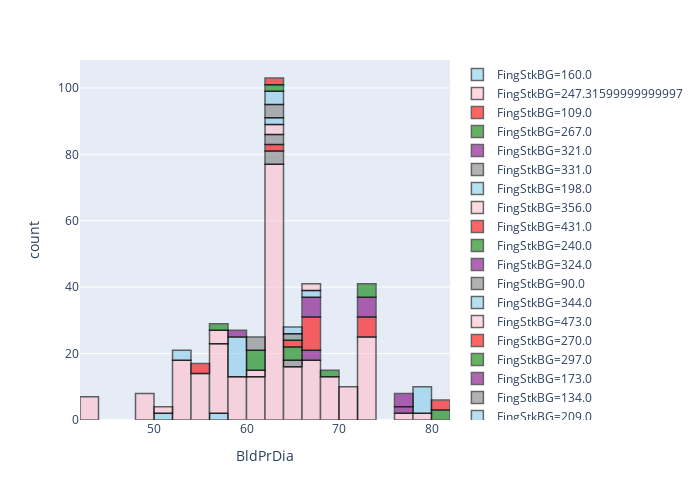

Notebook code for this chart:
### Code cell
import plotly.express as px
fig1 = px.histogram(Diab1, x="BldPrDia", nbins=20,color='FingStkBG', color_discrete_sequence=['skyblue','pink', 'red','green','purple', 'grey']) 
fig1.update_traces(opacity=0.8, selector=dict(type='histogram'))
fig1.update_traces(marker_line_color='rgb(0,0,0)', marker_line_width=1.5, opacity=0.6)
fig1.update_layout(autosize=True, width=700,height=500)
fig1.show()

### Figure 1 — Plotly figure (JSON) as saved in the notebook; plotly's stock layout.template omitted (floating-point values rounded to 4 significant figures; data arrays with more than 128 entries replaced by an {"elided": "..."} marker saying what was removed)
{"data": [{"alignmentgroup": "True", "bingroup": "x", "hoverlabel": {"namelength": 0}, "hovertemplate": "FingStkBG=160.0<br>BldPrDia=%{x}<br>count=%{y}", "legendgroup": "FingStkBG=160.0", "marker": {"color": "skyblue", "line": {"color": "rgb(0,0,0)", "width": 1.5}}, "name": "FingStkBG=160.0", "nbinsx": 20, "offsetgroup": "FingStkBG=160.0", "opacity": 0.6, "orientation": "v", "showlegend": true, "type": "histogram", "x": [51, 56, 56, 51], "xaxis": "x", "yaxis": "y"}, {"alignmentgroup": "True", "bingroup": "x", "hoverlabel": {"namelength": 0}, "hovertemplate": "FingStkBG=247.31599999999997<br>BldPrDia=%{x}<br>count=%{y}", "legendgroup": "FingStkBG=247.31599999999997", "marker": {"color": "pink", "line": {"color": "rgb(0,0,0)", "width": 1.5}}, "name": "FingStkBG=247.31599999999997", "nbinsx": 20, "offsetgroup": "FingStkBG=247.31599999999997", "opacity": 0.6, "orientation": "v", "showlegend": true, "type": "histogram", "x": {"elided": "247 float values"}, "xaxis": "x", "yaxis": "y"}, {"alignmentgroup": "True", "bingroup": "x", "hoverlabel": {"namelength": 0}, "hovertemplate": "FingStkBG=109.0<br>BldPrDia=%{x}<br>count=%{y}", "legendgroup": "FingStkBG=109.0", "marker": {"color": "red", "line": {"color": "rgb(0,0,0)", "width": 1.5}}, "name": "FingStkBG=109.0", "nbinsx": 20, "offsetgroup": "FingStkBG=109.0", "opacity": 0.6, "orientation": "v", "showlegend": true, "type": "histogram", "x": [73, 73, 73, 73, 73, 73], "xaxis": "x", "yaxis": "y"}, {"alignmentgroup": "True", "bingroup": "x", "hoverlabel": {"namelength": 0}, "hovertemplate": "FingStkBG=267.0<br>BldPrDia=%{x}<br>count=%{y}", "legendgroup": "FingStkBG=267.0", "marker": {"color": "green", "line": {"color": "rgb(0,0,0)", "width": 1.5}}, "name": "FingStkBG=267.0", "nbinsx": 20, "offsetgroup": "FingStkBG=267.0", "opacity": 0.6, "orientation": "v", "showlegend": true, "type": "histogram", "x": [69, 69], "xaxis": "x", "yaxis": "y"}, {"alignmentgroup": "True", "bingroup": "x", "hoverlabel": {"namelength": 0}, "hovertemplate": "FingStkBG=321.0<br>BldPrDia=%{x}<br>count=%{y}", "legendgroup": "FingStkBG=321.0", "marker": {"color": "purple", "line": {"color": "rgb(0,0,0)", "width": 1.5}}, "name": "FingStkBG=321.0", "nbinsx": 20, "offsetgroup": "FingStkBG=321.0", "opacity": 0.6, "orientation": "v", "showlegend": true, "type": "histogram", "x": [73, 73, 73, 73, 73, 73], "xaxis": "x", "yaxis": "y"}, {"alignmentgroup": "True", "bingroup": "x", "hoverlabel": {"namelength": 0}, "hovertemplate": "FingStkBG=331.0<br>BldPrDia=%{x}<br>count=%{y}", "legendgroup": "FingStkBG=331.0", "marker": {"color": "grey", "line": {"color": "rgb(0,0,0)", "width": 1.5}}, "name": "FingStkBG=331.0", "nbinsx": 20, "offsetgroup": "FingStkBG=331.0", "opacity": 0.6, "orientation": "v", "showlegend": true, "type": "histogram", "x": [63, 63, 63, 63], "xaxis": "x", "yaxis": "y"}, {"alignmentgroup": "True", "bingroup": "x", "hoverlabel": {"namelength": 0}, "hovertemplate": "FingStkBG=198.0<br>BldPrDia=%{x}<br>count=%{y}", "legendgroup": "FingStkBG=198.0", "marker": {"color": "skyblue", "line": {"color": "rgb(0,0,0)", "width": 1.5}}, "name": "FingStkBG=198.0", "nbinsx": 20, "offsetgroup": "FingStkBG=198.0", "opacity": 0.6, "orientation": "v", "showlegend": true, "type": "histogram", "x": [78, 78, 78, 78, 78, 78, 78, 78], "xaxis": "x", "yaxis": "y"}, {"alignmentgroup": "True", "bingroup": "x", "hoverlabel": {"namelength": 0}, "hovertemplate": "FingStkBG=356.0<br>BldPrDia=%{x}<br>count=%{y}", "legendgroup": "FingStkBG=356.0", "marker": {"color": "pink", "line": {"color": "rgb(0,0,0)", "width": 1.5}}, "name": "FingStkBG=356.0", "nbinsx": 20, "offsetgroup": "FingStkBG=356.0", "opacity": 0.6, "orientation": "v", "showlegend": true, "type": "histogram", "x": [60, 60], "xaxis": "x", "yaxis": "y"}, {"alignmentgroup": "True", "bingroup": "x", "hoverlabel": {"namelength": 0}, "hovertemplate": "FingStkBG=431.0<br>BldPrDia=%{x}<br>count=%{y}", "legendgroup": "FingStkBG=431.0", "marker": {"color": "red", "line": {"color": "rgb(0,0,0)", "width": 1.5}}, "name": "FingStkBG=431.0", "nbinsx": 20, "offsetgroup": "FingStkBG=431.0", "opacity": 0.6, "orientation": "v", "showlegend": true, "type": "histogram", "x": [62.74, 62.74], "xaxis": "x", "yaxis": "y"}, {"alignmentgroup": "True", "bingroup": "x", "hoverlabel": {"namelength": 0}, "hovertemplate": "FingStkBG=240.0<br>BldPrDia=%{x}<br>count=%{y}", "legendgroup": "FingStkBG=240.0", "marker": {"color": "green", "line": {"color": "rgb(0,0,0)", "width": 1.5}}, "name": "FingStkBG=240.0", "nbinsx": 20, "offsetgroup": "FingStkBG=240.0", "opacity": 0.6, "orientation": "v", "showlegend": true, "type": "histogram", "x": [80, 80, 80], "xaxis": "x", "yaxis": "y"}, {"alignmentgroup": "True", "bingroup": "x", "hoverlabel": {"namelength": 0}, "hovertemplate": "FingStkBG=324.0<br>BldPrDia=%{x}<br>count=%{y}", "legendgroup": "FingStkBG=324.0", "marker": {"color": "purple", "line": {"color": "rgb(0,0,0)", "width": 1.5}}, "name": "FingStkBG=324.0", "nbinsx": 20, "offsetgroup": "FingStkBG=324.0", "opacity": 0.6, "orientation": "v", "showlegend": true, "type": "histogram", "x": [67, 67, 67], "xaxis": "x", "yaxis": "y"}, {"alignmentgroup": "True", "bingroup": "x", "hoverlabel": {"namelength": 0}, "hovertemplate": "FingStkBG=90.0<br>BldPrDia=%{x}<br>count=%{y}", "legendgroup": "FingStkBG=90.0", "marker": {"color": "grey", "line": {"color": "rgb(0,0,0)", "width": 1.5}}, "name": "FingStkBG=90.0", "nbinsx": 20, "offsetgroup": "FingStkBG=90.0", "opacity": 0.6, "orientation": "v", "showlegend": true, "type": "histogram", "x": [62, 62, 62], "xaxis": "x", "yaxis": "y"}, {"alignmentgroup": "True", "bingroup": "x", "hoverlabel": {"namelength": 0}, "hovertemplate": "FingStkBG=344.0<br>BldPrDia=%{x}<br>count=%{y}", "legendgroup": "FingStkBG=344.0", "marker": {"color": "skyblue", "line": {"color": "rgb(0,0,0)", "width": 1.5}}, "name": "FingStkBG=344.0", "nbinsx": 20, "offsetgroup": "FingStkBG=344.0", "opacity": 0.6, "orientation": "v", "showlegend": true, "type": "histogram", "x": [52, 52, 52], "xaxis": "x", "yaxis": "y"}, {"alignmentgroup": "True", "bingroup": "x", "hoverlabel": {"namelength": 0}, "hovertemplate": "FingStkBG=473.0<br>BldPrDia=%{x}<br>count=%{y}", "legendgroup": "FingStkBG=473.0", "marker": {"color": "pink", "line": {"color": "rgb(0,0,0)", "width": 1.5}}, "name": "FingStkBG=473.0", "nbinsx": 20, "offsetgroup": "FingStkBG=473.0", "opacity": 0.6, "orientation": "v", "showlegend": true, "type": "histogram", "x": [63, 63, 63], "xaxis": "x", "yaxis": "y"}, {"alignmentgroup": "True", "bingroup": "x", "hoverlabel": {"namelength": 0}, "hovertemplate": "FingStkBG=270.0<br>BldPrDia=%{x}<br>count=%{y}", "legendgroup": "FingStkBG=270.0", "marker": {"color": "red", "line": {"color": "rgb(0,0,0)", "width": 1.5}}, "name": "FingStkBG=270.0", "nbinsx": 20, "offsetgroup": "FingStkBG=270.0", "opacity": 0.6, "orientation": "v", "showlegend": true, "type": "histogram", "x": [80, 80, 80], "xaxis": "x", "yaxis": "y"}, {"alignmentgroup": "True", "bingroup": "x", "hoverlabel": {"namelength": 0}, "hovertemplate": "FingStkBG=297.0<br>BldPrDia=%{x}<br>count=%{y}", "legendgroup": "FingStkBG=297.0", "marker": {"color": "green", "line": {"color": "rgb(0,0,0)", "width": 1.5}}, "name": "FingStkBG=297.0", "nbinsx": 20, "offsetgroup": "FingStkBG=297.0", "opacity": 0.6, "orientation": "v", "showlegend": true, "type": "histogram", "x": [60, 60, 60, 60, 60, 60], "xaxis": "x", "yaxis": "y"}, {"alignmentgroup": "True", "bingroup": "x", "hoverlabel": {"namelength": 0}, "hovertemplate": "FingStkBG=173.0<br>BldPrDia=%{x}<br>count=%{y}", "legendgroup": "FingStkBG=173.0", "marker": {"color": "purple", "line": {"color": "rgb(0,0,0)", "width": 1.5}}, "name": "FingStkBG=173.0", "nbinsx": 20, "offsetgroup": "FingStkBG=173.0", "opacity": 0.6, "orientation": "v", "showlegend": true, "type": "histogram", "x": [77, 77], "xaxis": "x", "yaxis": "y"}, {"alignmentgroup": "True", "bingroup": "x", "hoverlabel": {"namelength": 0}, "hovertemplate": "FingStkBG=134.0<br>BldPrDia=%{x}<br>count=%{y}", "legendgroup": "FingStkBG=134.0", "marker": {"color": "grey", "line": {"color": "rgb(0,0,0)", "width": 1.5}}, "name": "FingStkBG=134.0", "nbinsx": 20, "offsetgroup": "FingStkBG=134.0", "opacity": 0.6, "orientation": "v", "showlegend": true, "type": "histogram", "x": [65, 65], "xaxis": "x", "yaxis": "y"}, {"alignmentgroup": "True", "bingroup": "x", "hoverlabel": {"namelength": 0}, "hovertemplate": "FingStkBG=209.0<br>BldPrDia=%{x}<br>count=%{y}", "legendgroup": "FingStkBG=209.0", "marker": {"color": "skyblue", "line": {"color": "rgb(0,0,0)", "width": 1.5}}, "name": "FingStkBG=209.0", "nbinsx": 20, "offsetgroup": "FingStkBG=209.0", "opacity": 0.6, "orientation": "v", "showlegend": true, "type": "histogram", "x": [62.74, 58, 58, 58, 58, 58, 58, 58, 58, 58, 62.74, 58, 58, 58], "xaxis": "x", "yaxis": "y"}, {"alignmentgroup": "True", "bingroup": "x", "hoverlabel": {"namelength": 0}, "hovertemplate": "FingStkBG=428.0<br>BldPrDia=%{x}<br>count=%{y}", "legendgroup": "FingStkBG=428.0", "marker": {"color": "pink", "line": {"color": "rgb(0,0,0)", "width": 1.5}}, "name": "FingStkBG=428.0", "nbinsx": 20, "offsetgroup": "FingStkBG=428.0", "opacity": 0.6, "orientation": "v", "showlegend": true, "type": "histogram", "x": [56, 56, 56, 56], "xaxis": "x", "yaxis": "y"}, {"alignmentgroup": "True", "bingroup": "x", "hoverlabel": {"namelength": 0}, "hovertemplate": "FingStkBG=335.0<br>BldPrDia=%{x}<br>count=%{y}", "legendgroup": "FingStkBG=335.0", "marker": {"color": "red", "line": {"color": "rgb(0,0,0)", "width": 1.5}}, "name": "FingStkBG=335.0", "nbinsx": 20, "offsetgroup": "FingStkBG=335.0", "opacity": 0.6, "orientation": "v", "showlegend": true, "type": "histogram", "x": [67, 67, 67, 67, 67, 67, 67, 67, 67, 67], "xaxis": "x", "yaxis": "y"}, {"alignmentgroup": "True", "bingroup": "x", "hoverlabel": {"namelength": 0}, "hovertemplate": "FingStkBG=157.0<br>BldPrDia=%{x}<br>count=%{y}", "legendgroup": "FingStkBG=157.0", "marker": {"color": "green", "line": {"color": "rgb(0,0,0)", "width": 1.5}}, "name": "FingStkBG=157.0", "nbinsx": 20, "offsetgroup": "FingStkBG=157.0", "opacity": 0.6, "orientation": "v", "showlegend": true, "type": "histogram", "x": [65, 65, 65, 65], "xaxis": "x", "yaxis": "y"}, {"alignmentgroup": "True", "bingroup": "x", "hoverlabel": {"namelength": 0}, "hovertemplate": "FingStkBG=200.0<br>BldPrDia=%{x}<br>count=%{y}", "legendgroup": "FingStkBG=200.0", "marker": {"color": "purple", "line": {"color": "rgb(0,0,0)", "width": 1.5}}, "name": "FingStkBG=200.0", "nbinsx": 20, "offsetgroup": "FingStkBG=200.0", "opacity": 0.6, "orientation": "v", "showlegend": true, "type": "histogram", "x": [67, 67, 67, 67, 67, 67], "xaxis": "x", "yaxis": "y"}, {"alignmentgroup": "True", "bingroup": "x", "hoverlabel": {"namelength": 0}, "hovertemplate": "FingStkBG=184.0<br>BldPrDia=%{x}<br>count=%{y}", "legendgroup": "FingStkBG=184.0", "marker": {"color": "grey", "line": {"color": "rgb(0,0,0)", "width": 1.5}}, "name": "FingStkBG=184.0", "nbinsx": 20, "offsetgroup": "FingStkBG=184.0", "opacity": 0.6, "orientation": "v", "showlegend": true, "type": "histogram", "x": [63, 63, 63, 63], "xaxis": "x", "yaxis": "y"}, {"alignmentgroup": "True", "bingroup": "x", "hoverlabel": {"namelength": 0}, "hovertemplate": "FingStkBG=285.0<br>BldPrDia=%{x}<br>count=%{y}", "legendgroup": "FingStkBG=285.0", "marker": {"color": "skyblue", "line": {"color": "rgb(0,0,0)", "width": 1.5}}, "name": "FingStkBG=285.0", "nbinsx": 20, "offsetgroup": "FingStkBG=285.0", "opacity": 0.6, "orientation": "v", "showlegend": true, "type": "histogram", "x": [62.74, 62.74, 62.74, 62.74], "xaxis": "x", "yaxis": "y"}, {"alignmentgroup": "True", "bingroup": "x", "hoverlabel": {"namelength": 0}, "hovertemplate": "FingStkBG=282.0<br>BldPrDia=%{x}<br>count=%{y}", "legendgroup": "FingStkBG=282.0", "marker": {"color": "pink", "line": {"color": "rgb(0,0,0)", "width": 1.5}}, "name": "FingStkBG=282.0", "nbinsx": 20, "offsetgroup": "FingStkBG=282.0", "opacity": 0.6, "orientation": "v", "showlegend": true, "type": "histogram", "x": [51, 51], "xaxis": "x", "yaxis": "y"}, {"alignmentgroup": "True", "bingroup": "x", "hoverlabel": {"namelength": 0}, "hovertemplate": "FingStkBG=310.0<br>BldPrDia=%{x}<br>count=%{y}", "legendgroup": "FingStkBG=310.0", "marker": {"color": "red", "line": {"color": "rgb(0,0,0)", "width": 1.5}}, "name": "FingStkBG=310.0", "nbinsx": 20, "offsetgroup": "FingStkBG=310.0", "opacity": 0.6, "orientation": "v", "showlegend": true, "type": "histogram", "x": [64, 64], "xaxis": "x", "yaxis": "y"}, {"alignmentgroup": "True", "bingroup": "x", "hoverlabel": {"namelength": 0}, "hovertemplate": "FingStkBG=299.0<br>BldPrDia=%{x}<br>count=%{y}", "legendgroup": "FingStkBG=299.0", "marker": {"color": "green", "line": {"color": "rgb(0,0,0)", "width": 1.5}}, "name": "FingStkBG=299.0", "nbinsx": 20, "offsetgroup": "FingStkBG=299.0", "opacity": 0.6, "orientation": "v", "showlegend": true, "type": "histogram", "x": [72, 72, 72, 72], "xaxis": "x", "yaxis": "y"}, {"alignmentgroup": "True", "bingroup": "x", "hoverlabel": {"namelength": 0}, "hovertemplate": "FingStkBG=302.0<br>BldPrDia=%{x}<br>count=%{y}", "legendgroup": "FingStkBG=302.0", "marker": {"color": "purple", "line": {"color": "rgb(0,0,0)", "width": 1.5}}, "name": "FingStkBG=302.0", "nbinsx": 20, "offsetgroup": "FingStkBG=302.0", "opacity": 0.6, "orientation": "v", "showlegend": true, "type": "histogram", "x": [59, 59], "xaxis": "x", "yaxis": "y"}, {"alignmentgroup": "True", "bingroup": "x", "hoverlabel": {"namelength": 0}, "hovertemplate": "FingStkBG=230.0<br>BldPrDia=%{x}<br>count=%{y}", "legendgroup": "FingStkBG=230.0", "marker": {"color": "grey", "line": {"color": "rgb(0,0,0)", "width": 1.5}}, "name": "FingStkBG=230.0", "nbinsx": 20, "offsetgroup": "FingStkBG=230.0", "opacity": 0.6, "orientation": "v", "showlegend": true, "type": "histogram", "x": [65, 65], "xaxis": "x", "yaxis": "y"}, {"alignmentgroup": "True", "bingroup": "x", "hoverlabel": {"namelength": 0}, "hovertemplate": "FingStkBG=422.0<br>BldPrDia=%{x}<br>count=%{y}", "legendgroup": "FingStkBG=422.0", "marker": {"color": "skyblue", "line": {"color": "rgb(0,0,0)", "width": 1.5}}, "name": "FingStkBG=422.0", "nbinsx": 20, "offsetgroup": "FingStkBG=422.0", "opacity": 0.6, "orientation": "v", "showlegend": true, "type": "histogram", "x": [65, 65], "xaxis": "x", "yaxis": "y"}, {"alignmentgroup": "True", "bingroup": "x", "hoverlabel": {"namelength": 0}, "hovertemplate": "FingStkBG=247.0<br>BldPrDia=%{x}<br>count=%{y}", "legendgroup": "FingStkBG=247.0", "marker": {"color": "pink", "line": {"color": "rgb(0,0,0)", "width": 1.5}}, "name": "FingStkBG=247.0", "nbinsx": 20, "offsetgroup": "FingStkBG=247.0", "opacity": 0.6, "orientation": "v", "showlegend": true, "type": "histogram", "x": [70, 70, 70, 70, 70, 70, 70, 70, 70, 70], "xaxis": "x", "yaxis": "y"}, {"alignmentgroup": "True", "bingroup": "x", "hoverlabel": {"namelength": 0}, "hovertemplate": "FingStkBG=105.0<br>BldPrDia=%{x}<br>count=%{y}", "legendgroup": "FingStkBG=105.0", "marker": {"color": "red", "line": {"color": "rgb(0,0,0)", "width": 1.5}}, "name": "FingStkBG=105.0", "nbinsx": 20, "offsetgroup": "FingStkBG=105.0", "opacity": 0.6, "orientation": "v", "showlegend": true, "type": "histogram", "x": [54, 54, 54], "xaxis": "x", "yaxis": "y"}, {"alignmentgroup": "True", "bingroup": "x", "hoverlabel": {"namelength": 0}, "hovertemplate": "FingStkBG=159.0<br>BldPrDia=%{x}<br>count=%{y}", "legendgroup": "FingStkBG=159.0", "marker": {"color": "green", "line": {"color": "rgb(0,0,0)", "width": 1.5}}, "name": "FingStkBG=159.0", "nbinsx": 20, "offsetgroup": "FingStkBG=159.0", "opacity": 0.6, "orientation": "v", "showlegend": true, "type": "histogram", "x": [63, 63], "xaxis": "x", "yaxis": "y"}, {"alignmentgroup": "True", "bingroup": "x", "hoverlabel": {"namelength": 0}, "hovertemplate": "FingStkBG=475.0<br>BldPrDia=%{x}<br>count=%{y}", "legendgroup": "FingStkBG=475.0", "marker": {"color": "purple", "line": {"color": "rgb(0,0,0)", "width": 1.5}}, "name": "FingStkBG=475.0", "nbinsx": 20, "offsetgroup": "FingStkBG=475.0", "opacity": 0.6, "orientation": "v", "showlegend": true, "type": "histogram", "x": [77, 77, 77, 77], "xaxis": "x", "yaxis": "y"}, {"alignmentgroup": "True", "bingroup": "x", "hoverlabel": {"namelength": 0}, "hovertemplate": "FingStkBG=77.0<br>BldPrDia=%{x}<br>count=%{y}", "legendgroup": "FingStkBG=77.0", "marker": {"color": "grey", "line": {"color": "rgb(0,0,0)", "width": 1.5}}, "name": "FingStkBG=77.0", "nbinsx": 20, "offsetgroup": "FingStkBG=77.0", "opacity": 0.6, "orientation": "v", "showlegend": true, "type": "histogram", "x": [61, 61, 61, 61], "xaxis": "x", "yaxis": "y"}, {"alignmentgroup": "True", "bingroup": "x", "hoverlabel": {"namelength": 0}, "hovertemplate": "FingStkBG=168.0<br>BldPrDia=%{x}<br>count=%{y}", "legendgroup": "FingStkBG=168.0", "marker": {"color": "skyblue", "line": {"color": "rgb(0,0,0)", "width": 1.5}}, "name": "FingStkBG=168.0", "nbinsx": 20, "offsetgroup": "FingStkBG=168.0", "opacity": 0.6, "orientation": "v", "showlegend": true, "type": "histogram", "x": [67, 67], "xaxis": "x", "yaxis": "y"}, {"alignmentgroup": "True", "bingroup": "x", "hoverlabel": {"namelength": 0}, "hovertemplate": "FingStkBG=340.0<br>BldPrDia=%{x}<br>count=%{y}", "legendgroup": "FingStkBG=340.0", "marker": {"color": "pink", "line": {"color": "rgb(0,0,0)", "width": 1.5}}, "name": "FingStkBG=340.0", "nbinsx": 20, "offsetgroup": "FingStkBG=340.0", "opacity": 0.6, "orientation": "v", "showlegend": true, "type": "histogram", "x": [66, 66], "xaxis": "x", "yaxis": "y"}, {"alignmentgroup": "True", "bingroup": "x", "hoverlabel": {"namelength": 0}, "hovertemplate": "FingStkBG=127.0<br>BldPrDia=%{x}<br>count=%{y}", "legendgroup": "FingStkBG=127.0", "marker": {"color": "red", "line": {"color": "rgb(0,0,0)", "width": 1.5}}, "name": "FingStkBG=127.0", "nbinsx": 20, "offsetgroup": "FingStkBG=127.0", "opacity": 0.6, "orientation": "v", "showlegend": true, "type": "histogram", "x": [62, 62], "xaxis": "x", "yaxis": "y"}, {"alignmentgroup": "True", "bingroup": "x", "hoverlabel": {"namelength": 0}, "hovertemplate": "FingStkBG=131.0<br>BldPrDia=%{x}<br>count=%{y}", "legendgroup": "FingStkBG=131.0", "marker": {"color": "green", "line": {"color": "rgb(0,0,0)", "width": 1.5}}, "name": "FingStkBG=131.0", "nbinsx": 20, "offsetgroup": "FingStkBG=131.0", "opacity": 0.6, "orientation": "v", "showlegend": true, "type": "histogram", "x": [56, 56], "xaxis": "x", "yaxis": "y"}], "layout": {"autosize": true, "barmode": "relative", "height": 500, "legend": {"tracegroupgap": 0}, "margin": {"t": 60}, "width": 700, "xaxis": {"anchor": "y", "domain": [0, 1], "title": {"text": "BldPrDia"}}, "yaxis": {"anchor": "x", "domain": [0, 1], "title": {"text": "count"}}}}
